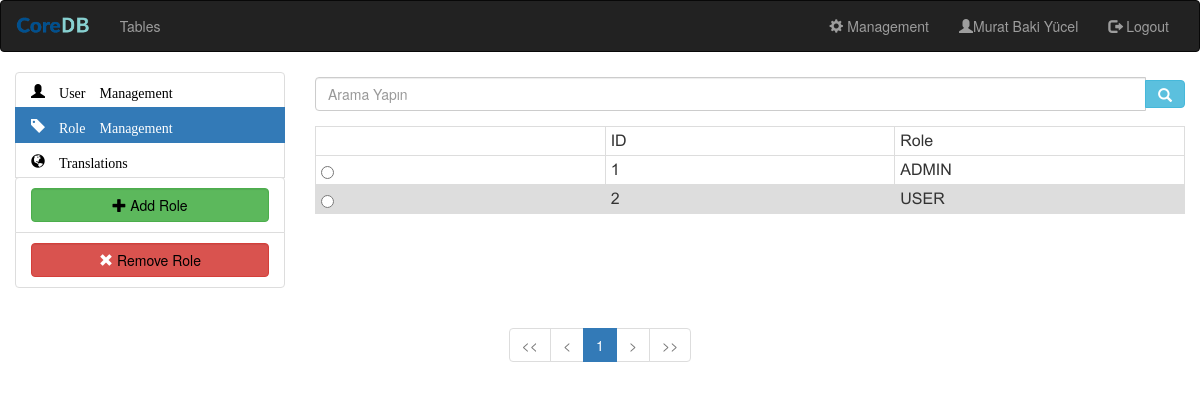
The page /admin/manage/role (signed in) on the database its author committed.
### tables this page shows
CREATE TABLE `TRANSLATIONS` (
  `ID` int(11) NOT NULL AUTO_INCREMENT,
  `EN` varchar(255) DEFAULT NULL,
  `TR` varchar(255) DEFAULT NULL,
  PRIMARY KEY (`ID`),
  UNIQUE KEY `EN` (`EN`),
  UNIQUE KEY `TR` (`TR`)
);

CREATE TABLE `USERS` (
  `ID` int(11) NOT NULL AUTO_INCREMENT,
  `USERNAME` varchar(20) DEFAULT NULL,
  `NAME` varchar(50) NOT NULL,
  `SURNAME` varchar(50) NOT NULL,
  `EMAIL` varchar(50) NOT NULL,
  `PHONE` varchar(10) NOT NULL,
  `PASSWORD` varchar(255) NOT NULL,
  `CREATED_AT` datetime DEFAULT NULL,
  `ACCESS` datetime DEFAULT NULL,
  `STATUS` varchar(10) DEFAULT NULL,
  PRIMARY KEY (`ID`),
  UNIQUE KEY `EMAIL` (`EMAIL`),
  UNIQUE KEY `USERNAME` (`USERNAME`)
);

CREATE TABLE `ROLES` (
  `ID` int(11) NOT NULL AUTO_INCREMENT,
  `ROLE` varchar(255) DEFAULT NULL,
  PRIMARY KEY (`ID`),
  UNIQUE KEY `role` (`ROLE`)
);

### index.php (called while the page is built, shortened)
<?php
require "./Database/CoreDB.php";
include './core-globals.php';
$current_user = isset($_SESSION[BASE_URL."-UID"]) ? User::getUserById($_SESSION[BASE_URL."-UID"]) : new User();
$uri = trim(str_replace(SITE_ROOT, "", $_SERVER["REQUEST_URI"]),"/");
$uri = explode("/", preg_replace("/\?.*/", "", $uri));
$router = new Router($uri);
$router->route();

### Database/CoreDB.php (called while the page is built, shortened)
<?php
include 'CoreDBQueryPreparer.php';
include 'SelectQueryPreparer.php';
class CoreDB {
    private static $instance;
    private $connection;
    private $transactionSet = FALSE;
    private function __construct(){
        try{
            self::$instance = $this;
            $this->connection = new PDO("mysql:host=".DB_SERVER.";dbname=".DB_NAME, DB_USER, DB_PASSWORD
                    , array(PDO::MYSQL_ATTR_INIT_COMMAND => "SET NAMES 'utf8'"));
            $this->connection->setAttribute(PDO::ATTR_ERRMODE, PDO::ERRMODE_EXCEPTION);
            $this->connection->query("SET NAMES UTF8");
        } catch (PDOException $ex){
            die("Can't connect to database.");
        }
    }
    public static function getInstance(){
        if(self::$instance == NULL){
            return new self();
        }
        return self::$instance;
    }
    public function execute(CoreDBQueryPreparer $query){
        try {
            $statement = $this->connection->prepare($query->getQuery());
            $statement->execute($query->getParams());
            return $statement;
        } catch (PDOException $ex) {
            if($this->transactionSet){
                $this->connection->rollBack();
            }
            throw $ex;
        }
    }
    public function query(string $query){
        try{
        return $this->connection->query($query);
        } catch (PDOException $ex){
            if($this->transactionSet){
                $this->connection->rollBack();
            }
            throw $ex;
        }
    }
}
function db_select(string $tableName, string $alias = "", bool $quote = TRUE){
    return new SelectQueryPreparer($tableName, $alias, $quote);
}
        $length = count($keys); ?>

### Database/SelectQueryPreparer.php (called while the page is built, shortened)
<?php
class SelectQueryPreparer extends CoreDBQueryPreparer{
    private $tables;
    private $fields;
    private $condition;
    private $orderBy;
    private $limit, $offset;
    private $quote;
    private $distinct = "";
    public function __construct($table_name, $alias, bool $quote){
        $this->tables = array();
        $this->quote = $quote;
        array_push($this->tables, array(
            tableName => $table_name,
            alias => $alias
        ));
    }
    public function getQuery() {
        return "SELECT ".$this->distinct.
                $this->get_fields()." FROM ".
                $this->getTables()." ".
                $this->getCondition()." ".
                $this->getOrderBy()." ".
                $this->getLimit();
    }
    private function getTables(){
        $tables = "";
        $index = 0;
        foreach ($this->tables as $table){
            if($this->quote) {
                $table[tableName] = "`$table[tableName]`";
            }
            $tables.= ($index>0 ? ", ": "").$table[tableName].($table[alias] ? " AS ".$table[alias] : "");
            $index++;
        }
        return $tables;
    }
    public function join(string $table_name, string $alias = ""){
        array_push($this->tables, array(
            tableName => $table_name,
            alias => $alias
        ));
        return $this;
    }
    public function select($table, array $fields){
        if(!$this->fields) {
            $this->fields = array();
        }
        foreach ($fields as $field){
            array_push($this->fields, ($table ? $table."." : "").$field);
        }
        return $this;
    }
    private function get_fields(){
        if(!$this->fields){
            return "*";
        }
        $index = 0;
        $fields = "";
        foreach ($this->fields as $field){
            $fields.= ($index>0 ? ", ": "").$field;
            $index++;
        }
        return $fields;
    }
    public function orderBy(string $orderBy){
        $this->orderBy = $orderBy;
        return $this;
    }
    private function getOrderBy(){
        return $this->orderBy ? "ORDER BY ".$this->orderBy : "";
    }
    public function condition(string $condition, array $params = NULL){
        $this->condition = $condition;
        if($params){
            $this->params = $params;
        }
        return $this;
    }
    private function getCondition(){
        return $this->condition ? "WHERE ".$this->condition: "";
    }
    public function limit($limit, $offset = ""){
        $this->limit = $limit;
        $this->offset = $offset;
        return $this;
    }
    private function getLimit(){
        return $this->limit ? "LIMIT ".$this->limit.($this->offset ? " OFFSET ".$this->offset : "") : "";
    }
}

### Database/CoreDBQueryPreparer.php (called while the page is built, shortened)
<?php
abstract class CoreDBQueryPreparer {
    protected $params;
    public function params(array $params){
        $this->params = $params;
        return $this;
    }
    public function getParams(){
        return $this->params ? $this->params : array();
    }
    public function execute(){
        return CoreDB::getInstance()->execute($this);
    }
}

### Entity/Translator.class.php (called while the page is built, shortened)
<?php
function _t(int $id, array $arguments = NULL) {
    $translation = Translator::getTranslation($id);
    return $translation;
}
class Translator {
    static $language;
    static $cache;
    public static function getTranslation(int $id){
        if(!isset(self::$cache[$id])){
            $obj = db_select(TRANSLATIONS)->select(TRANSLATIONS, [self::$language])->condition(" ID = :id", [":id" => $id])->limit(1)->execute()->fetch(PDO::FETCH_ASSOC);
            self::$cache[$id] = isset($obj[self::$language]) ? $obj[self::$language] : "";
        }
        return self::$cache[$id];
    }
}

### Entity/User.class.php (called while the page is built, shortened)
<?php
class User extends DBObject{
    public $ID, $USERNAME,$NAME, $SURNAME, $EMAIL, $PHONE, $PASSWORD, $CREATED_AT, $ACCESS, $STATUS;
    public $ROLES;
    public static function getUserById(int $id){
        $user = new self();
        $result = db_select(self::TABLE)->condition("ID = :id")->params(["id" => $id])->execute()->fetch(PDO::FETCH_ASSOC);
        return $user;
    }
    public function isAdmin(){
        return $this->isUserInRole("ADMIN");
    }
    public function getUserRoles(bool $force = FALSE ){
        if(!$this->ROLES || $force){
            $query = db_select(USERS_ROLES)
                    ->join(ROLES)
                    ->select(ROLES, ["ROLE"])
                    ->condition("USER_ID = :user_id AND ROLE_ID = ROLES.ID" , [":user_id" => $this->ID])
                    ->execute();
            $this->ROLES = [];
            while ($role = $query->fetch(PDO::FETCH_NUM)[0]){
                $this->ROLES[] = $role;
            }
        }
        return $this->ROLES;
    }
    public function isUserInRole(string $role){
        return in_array($role, $this->getUserRoles());
    }
}

### core-globals.php (called while the page is built, shortened)
<?php
function get_current_core_user() {
    global $current_user;
    if($current_user){
        return $current_user;
    }else{
        $current_user = new User();
        return $current_user;
    }
}

### pages/admin/pages/manage/manage.php (called while the page is built, shortened)
<?php
class Controller extends AdminPage{
    public function __construct($arguments) {
        $this->operation = isset($this->arguments[1]) ? $this->arguments[1] : "";
    }
    protected function echoContent() {
        require 'manage_html.php';
        echo_manage_page($this);
    }
}

### pages/admin/pages/manage/manage_html.php (the view, shortened to what this page needs)
<?php
function echo_manage_page(Controller $controller){ ?>
    <div class="container-fluid text-center">
        <div class="row content">
            <div class="col-sm-3 sidenav">
                  <div class="list-group">
                      <div class="list-group-item tablelist <?php echo $controller->operation == "user" ? "active" : ""; ?> ?>" align="left">
                          <a href="<?php echo SITE_ROOT."/admin/manage/user"; ?>">
                              <span class="glyphicon glyphicon-user"> <?php echo _t(5); ?></span>
                          </a>
                      </div>
                      <div class="list-group-item tablelist <?php echo $controller->operation == "role" ? "active" : ""; ?>" align="left">
                          <a href="<?php echo SITE_ROOT."/admin/manage/role"; ?>">
                              <span class="glyphicon glyphicon-tag"> <?php echo _t(6); ?></span>
                          </a>
                      </div>
                      <div class="list-group-item tablelist <?php echo $controller->operation == "translation" ? "active" : ""; ?>" align="left">
                          <a href="<?php echo SITE_ROOT."/admin/manage/translation"; ?>">
                              <span class="glyphicon glyphicon-globe"> <?php echo _t(100); ?></span>
                          </a>
                      </div>
                      <div  class="manage-controls" id="role-controls" <?php echo $controller->operation != "role" ? "hidden" : ""; ?>>
                          <div class="list-group-item">
                            <a href="#add_role_modal" data-toggle="modal" class="btn btn-success form-control add-role"><span class="glyphicon glyphicon-plus"></span> <?php echo _t(11); ?></a>
                          </div>
                          <div class="list-group-item">
                            <a href="#" class="btn btn-danger form-control remove-role"><span class="glyphicon glyphicon-remove"></span> <?php echo _t(12); ?></a>
                          </div>
                      </div>
                  </div>
              </div>
              <div class="col-sm-9">
                  <div class="form-group input-group search-group">
                        <input type="text" class="form-control search-field" placeholder="Arama Yapın"/>
                        <span class="input-group-btn">
                            <button class="btn btn-info" type="button"><span class="glyphicon glyphicon-search"></span></button>
                        </span>
                  </div>
              </div>
              <div class="col-sm-9 text-left scroll" id="main_content">
                  <?php
                    if($controller->operation){
                        $controller->import_view("table_view");
                        echo_table($controller->table_headers, $controller->table_content, "<input type='radio' name='chosen'/>");
                    }
                  ?>
              </div>
        </div>
        <div class="row">
            <?php
            if($controller->operation){
                $controller->import_view("pagination");
                echo_pagination_view(BASE_URL."/admin/manage/{$controller->operation}?", $controller->page, count($controller->table_content));
            }
            ?>
        </div>
      </div>
<?php }

### pages/admin/views/navbar_admin.php (shortened to what this page needs)
<nav class="navbar navbar-inverse">
  <div class="container-fluid">
    <div class="navbar-header">
        <a class="navbar-brand" href="<?php echo SITE_ROOT."/admin"; ?>"><img src="<?php echo SITE_ROOT."/assets/Core_logo.png";?>"/></a>
    </div>
    <div class="collapse navbar-collapse" id="coreNavbar">
      <ul class="nav navbar-nav">
          <li><a href="<?php echo SITE_ROOT."/admin/table"; ?>"><?php echo _t(1); ?></a></li>
      </ul>
      <ul class="nav navbar-nav navbar-right">
        <?php if(get_current_core_user()->isAdmin()){
        ?><li><a href="<?php echo SITE_ROOT."/admin/manage"; ?>"><span class="glyphicon glyphicon-cog"></span> <?php echo _t(2); ?></a></li>
            <?php } ?>
        <li><a href="<?php echo SITE_ROOT."/admin/user"; ?>"><span class="glyphicon glyphicon-user"></span><?php $user = get_current_core_user(); echo $user->ID ? "$user->NAME $user->SURNAME": ""; ?></a></li>
        <li><a href="#" id="logout"><span class="glyphicon glyphicon-log-out"></span> <?php echo _t(4); ?></a></li>
      </ul>
    </div>
  </div>
</nav>

### pages/admin/views/table_view.php (shortened to what this page needs)
<?php
function echo_table(array $table_headers, array $table_content, string $prepend_element = "", string $appent_element = "" ) { ?>
<table class="content" id="result_table">
    <thead>
        <tr class="head">
        <?php
        echo $prepend_element ? "<td></td>" : "";
        foreach ($table_headers as $header) {
            echo "<td>$header</td>";
        }
        ?>
        </tr>
    </thead>
    <tbody>
        <?php
        foreach ($table_content as $content) {
            echo "<tr>";
            echo $prepend_element ? "<td>$prepend_element</td>": "";
            foreach ($content as $value) {
                echo "<td>$value</td>";
            }
            echo "</tr>";
        } ?>
    </tbody>
</table>
<?php }

### css/core.css (style rules this page uses)
.form-control { margin-bottom: 5px; width: 100%; min-width: 150px; }
table { font-family: arial, sans-serif; border-collapse: collapse; width: 100%; }
#main_content { max-height: 70vh; overflow: auto; }
table.content td, table.content th { border: 1px solid #dddddd; padding: 5px; text-align: left; min-width: 100px; }
tr:nth-child(even) { background-color: #dddddd; }
div .scroll { overflow: auto; }
div .list-group-item a { color: black; }
div .tablelist.active a { color: white; }
.glyphicon-remove { color:red; }
.btn-danger .glyphicon-remove { color: white; }
img { max-width: 100%; max-height: 100%; }
.search-group { margin-top: 5px; }

### rows shown on the page
translations: EN "Tables"
translations: EN "Management"
users: NAME "Murat Baki", SURNAME "Yücel"
translations: EN "Logout"
translations: EN "User Management"
translations: EN "Role Management"
translations: EN "Translations"
translations: EN "Remove Role"
roles: ID "1", ROLE "ADMIN"
roles: ID "2", ROLE "USER"

### other values the page prints
_t(11) "Add Role"
$header "ID"
$header "Role"
